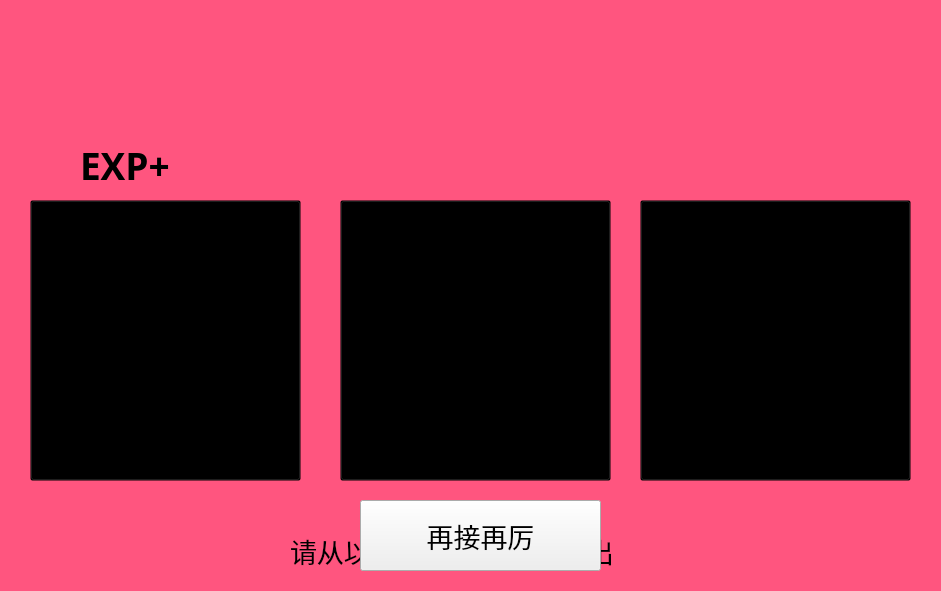
<?xml version="1.0" encoding="UTF-8"?>
<ui version="4.0">
 <class>lose</class>
 <widget class="QWidget" name="lose">
  <property name="geometry">
   <rect>
    <x>0</x>
    <y>0</y>
    <width>941</width>
    <height>591</height>
   </rect>
  </property>
  <property name="minimumSize">
   <size>
    <width>941</width>
    <height>591</height>
   </size>
  </property>
  <property name="maximumSize">
   <size>
    <width>941</width>
    <height>591</height>
   </size>
  </property>
  <property name="windowTitle">
   <string>lose</string>
  </property>
  <widget class="QLabel" name="back">
   <property name="geometry">
    <rect>
     <x>-10</x>
     <y>0</y>
     <width>961</width>
     <height>591</height>
    </rect>
   </property>
   <property name="styleSheet">
    <string notr="true">background-color: rgb(255, 85, 127);</string>
   </property>
   <property name="text">
    <string/>
   </property>
   <property name="pixmap">
    <pixmap resource="pokemonClientGUI.qrc">:/pokpic/pokemon.png</pixmap>
   </property>
   <property name="scaledContents">
    <bool>true</bool>
   </property>
  </widget>
  <widget class="QLabel" name="shibai">
   <property name="geometry">
    <rect>
     <x>240</x>
     <y>20</y>
     <width>431</width>
     <height>161</height>
    </rect>
   </property>
   <property name="text">
    <string/>
   </property>
   <property name="pixmap">
    <pixmap resource="pokemonClientGUI.qrc">:/pokpic/lose.png</pixmap>
   </property>
  </widget>
  <widget class="QLabel" name="msg">
   <property name="geometry">
    <rect>
     <x>290</x>
     <y>530</y>
     <width>411</width>
     <height>41</height>
    </rect>
   </property>
   <property name="font">
    <font>
     <family>华光胖头鱼_CNKI</family>
     <pointsize>20</pointsize>
     <weight>50</weight>
     <bold>false</bold>
    </font>
   </property>
   <property name="text">
    <string>请从以上精灵中选一个送出</string>
   </property>
  </widget>
  <widget class="QPushButton" name="left">
   <property name="geometry">
    <rect>
     <x>30</x>
     <y>200</y>
     <width>271</width>
     <height>281</height>
    </rect>
   </property>
   <property name="cursor">
    <cursorShape>PointingHandCursor</cursorShape>
   </property>
   <property name="styleSheet">
    <string notr="true">background-color:transparent</string>
   </property>
   <property name="text">
    <string/>
   </property>
  </widget>
  <widget class="QPushButton" name="center">
   <property name="geometry">
    <rect>
     <x>340</x>
     <y>200</y>
     <width>271</width>
     <height>281</height>
    </rect>
   </property>
   <property name="cursor">
    <cursorShape>PointingHandCursor</cursorShape>
   </property>
   <property name="styleSheet">
    <string notr="true">background-color:transparent;</string>
   </property>
   <property name="text">
    <string/>
   </property>
  </widget>
  <widget class="QPushButton" name="right">
   <property name="geometry">
    <rect>
     <x>640</x>
     <y>200</y>
     <width>271</width>
     <height>281</height>
    </rect>
   </property>
   <property name="cursor">
    <cursorShape>PointingHandCursor</cursorShape>
   </property>
   <property name="styleSheet">
    <string notr="true">background-color:transparent;</string>
   </property>
   <property name="text">
    <string/>
   </property>
  </widget>
  <widget class="QLabel" name="gui">
   <property name="geometry">
    <rect>
     <x>330</x>
     <y>180</y>
     <width>291</width>
     <height>261</height>
    </rect>
   </property>
   <property name="text">
    <string/>
   </property>
   <property name="pixmap">
    <pixmap resource="pokemonClientGUI.qrc">:/pokpic/555.jpg</pixmap>
   </property>
   <property name="scaledContents">
    <bool>true</bool>
   </property>
  </widget>
  <widget class="QPushButton" name="fighting">
   <property name="geometry">
    <rect>
     <x>360</x>
     <y>500</y>
     <width>241</width>
     <height>71</height>
    </rect>
   </property>
   <property name="font">
    <font>
     <family>华光胖头鱼_CNKI</family>
     <pointsize>20</pointsize>
    </font>
   </property>
   <property name="cursor">
    <cursorShape>PointingHandCursor</cursorShape>
   </property>
   <property name="styleSheet">
    <string notr="true">border-image: url(:/buttons/buttons/Text (2).png);
</string>
   </property>
   <property name="text">
    <string>再接再厉</string>
   </property>
  </widget>
  <widget class="QLabel" name="dexp">
   <property name="geometry">
    <rect>
     <x>80</x>
     <y>110</y>
     <width>331</width>
     <height>111</height>
    </rect>
   </property>
   <property name="font">
    <font>
     <family>Lucida Handwriting</family>
     <pointsize>28</pointsize>
     <weight>75</weight>
     <bold>true</bold>
    </font>
   </property>
   <property name="styleSheet">
    <string notr="true">color: qconicalgradient(cx:0.5, cy:0.5, angle:0, stop:0 rgba(35, 40, 3, 255), stop:0.16 rgba(136, 106, 22, 255), stop:0.225 rgba(166, 140, 41, 255), stop:0.285 rgba(204, 181, 74, 255), stop:0.345 rgba(235, 219, 102, 255), stop:0.415 rgba(245, 236, 112, 255), stop:0.52 rgba(209, 190, 76, 255), stop:0.57 rgba(187, 156, 51, 255), stop:0.635 rgba(168, 142, 42, 255), stop:0.695 rgba(202, 174, 68, 255), stop:0.75 rgba(218, 202, 86, 255), stop:0.815 rgba(208, 187, 73, 255), stop:0.88 rgba(187, 156, 51, 255), stop:0.935 rgba(137, 108, 26, 255), stop:1 rgba(35, 40, 3, 255));</string>
   </property>
   <property name="text">
    <string>EXP+</string>
   </property>
  </widget>
 </widget>
 <layoutdefault spacing="6" margin="11"/>
 <resources>
  <include location="pokemonClientGUI.qrc"/>
 </resources>
 <connections>
  <connection>
   <sender>left</sender>
   <signal>clicked()</signal>
   <receiver>lose</receiver>
   <slot>leftSlot()</slot>
   <hints>
    <hint type="sourcelabel">
     <x>167</x>
     <y>258</y>
    </hint>
    <hint type="destinationlabel">
     <x>168</x>
     <y>-10</y>
    </hint>
   </hints>
  </connection>
  <connection>
   <sender>center</sender>
   <signal>clicked()</signal>
   <receiver>lose</receiver>
   <slot>centerSlot()</slot>
   <hints>
    <hint type="sourcelabel">
     <x>450</x>
     <y>455</y>
    </hint>
    <hint type="destinationlabel">
     <x>459</x>
     <y>-1</y>
    </hint>
   </hints>
  </connection>
  <connection>
   <sender>right</sender>
   <signal>clicked()</signal>
   <receiver>lose</receiver>
   <slot>rightSlot()</slot>
   <hints>
    <hint type="sourcelabel">
     <x>759</x>
     <y>244</y>
    </hint>
    <hint type="destinationlabel">
     <x>782</x>
     <y>-15</y>
    </hint>
   </hints>
  </connection>
  <connection>
   <sender>fighting</sender>
   <signal>clicked()</signal>
   <receiver>lose</receiver>
   <slot>fightingSlot()</slot>
   <hints>
    <hint type="sourcelabel">
     <x>488</x>
     <y>544</y>
    </hint>
    <hint type="destinationlabel">
     <x>476</x>
     <y>594</y>
    </hint>
   </hints>
  </connection>
 </connections>
 <slots>
  <slot>leftSlot()</slot>
  <slot>centerSlot()</slot>
  <slot>rightSlot()</slot>
  <slot>fightingSlot()</slot>
 </slots>
</ui>
